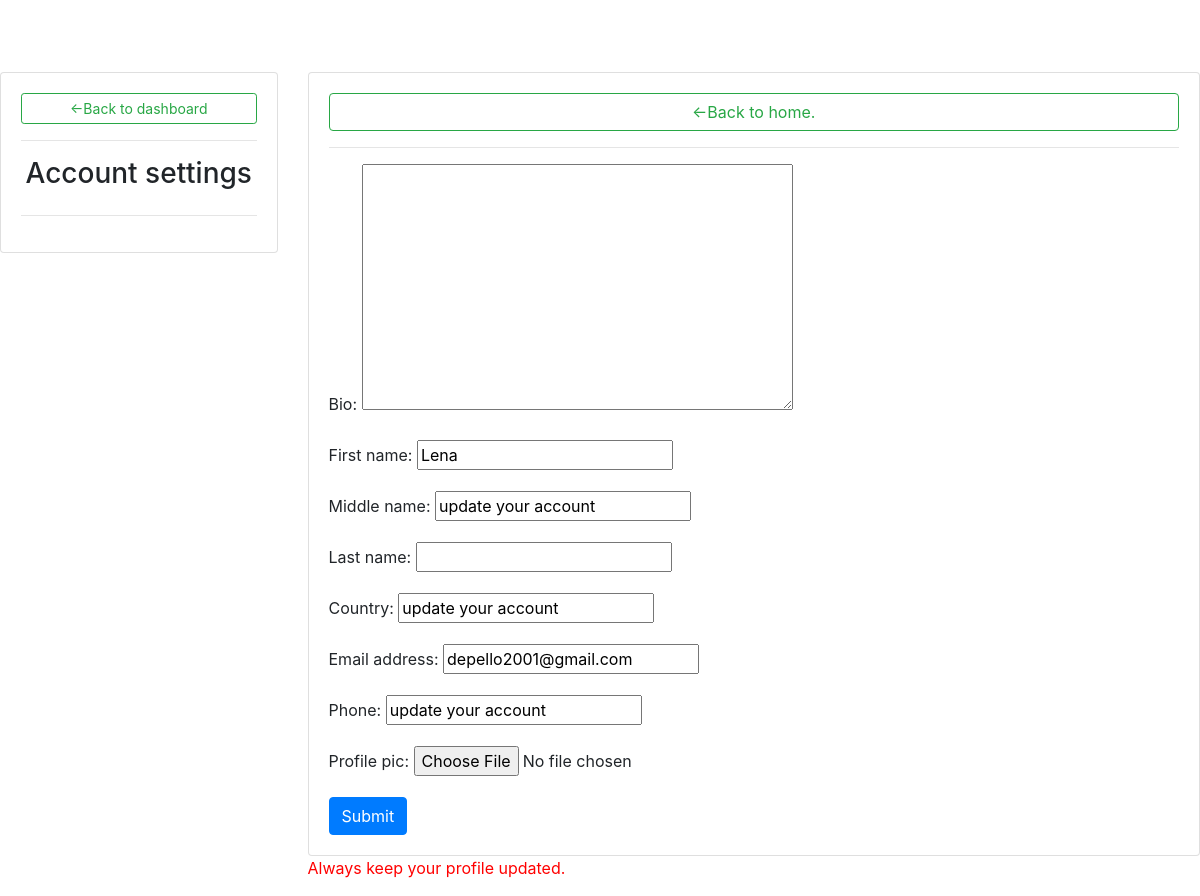
/account_settings/ (signed in), run on the app's committed database.
### AstralAssetsApp/models.py (models this page shows, shortened)
class Client(models.Model):
	user= models.OneToOneField(User, on_delete= models.CASCADE)
	bio= models.TextField(blank= True)
	first_name= models.CharField(max_length=64, default='update your account', null=True, blank=True)
	middle_name= models.CharField(max_length=64, default='update your account', null=True, blank=True)
	last_name= models.CharField(max_length=64, default='update your account', null=True, blank=True)
	country= models.CharField(max_length=64, default='update your account', null=True, blank=True)
	email_address= models.CharField(max_length=64, default='update your account', null=True, blank=True)
	code= models.CharField(max_length=12, blank=True)
	recommended_by= models.ForeignKey(User, on_delete=models.CASCADE, blank=True, null=True, related_name='ref_by')
	updated= models.DateTimeField(auto_now= True)
	created= models.DateTimeField(auto_now_add= True)
	deposit= models.FloatField(default=0, null=True)
	balance= models.FloatField(default=0,null=True)
	withdrawal= models.FloatField(default=0,null=True)
	profit= models.FloatField(default=0,null=True)
	roi= models.FloatField(default=0.015, null=True)
	investment_plan_name= models.CharField(default='Not Found', max_length=20, null=True, blank=True)
	contract_duration= models.FloatField(default=180, null=True, blank=True)
	running_days= models.IntegerField(default=0, null=True)
	phone= models.CharField(max_length=64, default='update your account', null=True, blank=True)
	profile_pic= models.ImageField(null=True, blank=True)
	@property
	def profile_picUrl(self):
		try:
			url= self.profile_pic.url
		except:
			url=''
		return url

### AstralAssetsApp/views.py (the view)
# urls.py: path('account_settings/', views.account_settings, name='account_settings'),
@login_required(login_url='signin')
def account_settings(request):
	client= request.user.client
	form=ClientForm(instance=client)
	if request.method=='POST':
		form= ClientForm(request.POST, request.FILES, instance=client)
		if form.is_valid():
			form.save()
	context= {"form":form}
	return render(request, 'AstralAssetsApp/account_settings.html', context)

### AstralAssetsApp/forms.py
class ClientForm(ModelForm):
	class Meta:
		model= Client
		fields= '__all__'
		exclude= ['user','code', 'recommended_by', 'deposit', 'balance', 'withdrawal', 'profit','roi', 'running_days',
		'investment_plan_name', 'contract_duration']

### AstralAssetsApp/templates/AstralAssetsApp/account_settings.html (shortened to what this page needs)
<!DOCTYPE html>
{% load static %}
<html>
<head>
  <link rel="stylesheet" href="https://stackpath.bootstrapcdn.com/bootstrap/4.1.3/css/bootstrap.min.css">
    <link rel="stylesheet" href="https://use.fontawesome.com/releases/v5.6.1/css/all.css">
</head>
<body>
<br>
<br>
<br>
<div class="row">
  <div class="col-md-3">
    <div class="card card-body">
      <a href="{% url 'dashboard' %}" class="btn btn-outline-success btn-sm">&#8592;Back to dashboard</a>
      <hr>
      <h3 style="text-align: center;">Account settings</h3>
      <hr>
    </div>
  </div>
    <div class="col-md-9">
    <div class="card card-body">
      <a href="{% url 'home' %}" class="btn btn-outline-success">&#8592;Back to home.</a>
      <hr>
      <form method="Post" action="" enctype='multipart/form-data'>
        {{form.as_p}}
        <input type="submit" class="btn btn-primary" name="Update information">
      </form>
    </div>
    <p style="color: red;">Always keep your profile updated.</p>
  </div>
</div>
</body>
</html>

### data on the page
Client: first_name "Lena", middle_name "update your account", country "update your account", email_address "depello2001@gmail.com", phone "update your account"
